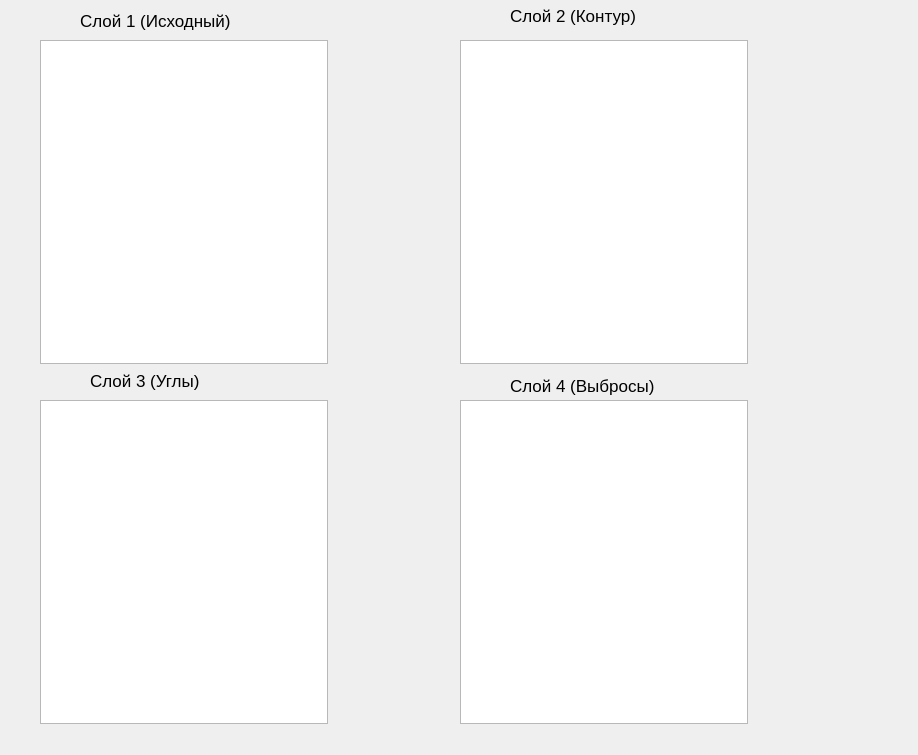
<?xml version="1.0" encoding="UTF-8"?>
<ui version="4.0">
 <class>Widget</class>
 <widget class="QWidget" name="Widget">
  <property name="geometry">
   <rect>
    <x>0</x>
    <y>0</y>
    <width>918</width>
    <height>755</height>
   </rect>
  </property>
  <property name="windowTitle">
   <string>Widget</string>
  </property>
  <widget class="QGraphicsView" name="graphicsView">
   <property name="geometry">
    <rect>
     <x>40</x>
     <y>40</y>
     <width>288</width>
     <height>324</height>
    </rect>
   </property>
  </widget>
  <widget class="QGraphicsView" name="graphicsView_2">
   <property name="geometry">
    <rect>
     <x>460</x>
     <y>40</y>
     <width>288</width>
     <height>324</height>
    </rect>
   </property>
  </widget>
  <widget class="QGraphicsView" name="graphicsView_3">
   <property name="geometry">
    <rect>
     <x>40</x>
     <y>400</y>
     <width>288</width>
     <height>324</height>
    </rect>
   </property>
  </widget>
  <widget class="QGraphicsView" name="graphicsView_4">
   <property name="geometry">
    <rect>
     <x>460</x>
     <y>400</y>
     <width>288</width>
     <height>324</height>
    </rect>
   </property>
  </widget>
  <widget class="QLabel" name="label">
   <property name="geometry">
    <rect>
     <x>80</x>
     <y>10</y>
     <width>221</width>
     <height>21</height>
    </rect>
   </property>
   <property name="font">
    <font>
     <pointsize>13</pointsize>
    </font>
   </property>
   <property name="text">
    <string>Слой 1 (Исходный)</string>
   </property>
  </widget>
  <widget class="QLabel" name="label_2">
   <property name="geometry">
    <rect>
     <x>510</x>
     <y>0</y>
     <width>221</width>
     <height>31</height>
    </rect>
   </property>
   <property name="font">
    <font>
     <pointsize>13</pointsize>
    </font>
   </property>
   <property name="text">
    <string>Слой 2 (Контур)</string>
   </property>
  </widget>
  <widget class="QLabel" name="label_3">
   <property name="geometry">
    <rect>
     <x>90</x>
     <y>370</y>
     <width>221</width>
     <height>21</height>
    </rect>
   </property>
   <property name="font">
    <font>
     <pointsize>13</pointsize>
    </font>
   </property>
   <property name="text">
    <string>Слой 3 (Углы)</string>
   </property>
  </widget>
  <widget class="QLabel" name="label_4">
   <property name="geometry">
    <rect>
     <x>510</x>
     <y>370</y>
     <width>221</width>
     <height>31</height>
    </rect>
   </property>
   <property name="font">
    <font>
     <pointsize>13</pointsize>
    </font>
   </property>
   <property name="text">
    <string>Слой 4 (Выбросы)</string>
   </property>
  </widget>
 </widget>
 <layoutdefault spacing="6" margin="11"/>
 <resources/>
 <connections/>
</ui>
